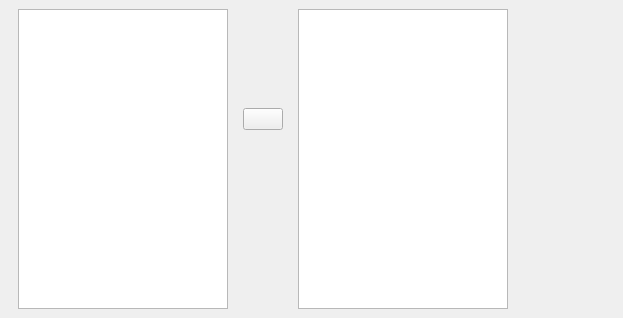
<?xml version="1.0" encoding="UTF-8"?>
<ui version="4.0">
 <class>TTestOneSample</class>
 <widget class="QWidget" name="TTestOneSample">
  <property name="geometry">
   <rect>
    <x>0</x>
    <y>0</y>
    <width>623</width>
    <height>318</height>
   </rect>
  </property>
  <property name="windowTitle">
   <string>Form</string>
  </property>
  <layout class="QGridLayout" name="gridLayout">
   <property name="leftMargin">
    <number>0</number>
   </property>
   <property name="topMargin">
    <number>0</number>
   </property>
   <property name="rightMargin">
    <number>0</number>
   </property>
   <property name="bottomMargin">
    <number>0</number>
   </property>
   <item row="0" column="0">
    <widget class="QWidget" name="widget" native="true">
     <property name="sizePolicy">
      <sizepolicy hsizetype="Fixed" vsizetype="Preferred">
       <horstretch>0</horstretch>
       <verstretch>0</verstretch>
      </sizepolicy>
     </property>
     <property name="minimumSize">
      <size>
       <width>573</width>
       <height>0</height>
      </size>
     </property>
     <layout class="QGridLayout" name="gridLayout_8">
      <item row="0" column="2">
       <widget class="BoundListView" name="main_fields">
        <property name="sizePolicy">
         <sizepolicy hsizetype="Maximum" vsizetype="Expanding">
          <horstretch>0</horstretch>
          <verstretch>0</verstretch>
         </sizepolicy>
        </property>
        <property name="minimumSize">
         <size>
          <width>0</width>
          <height>200</height>
         </size>
        </property>
        <property name="maximumSize">
         <size>
          <width>210</width>
          <height>16777215</height>
         </size>
        </property>
        <property name="selectionMode">
         <enum>QAbstractItemView::ExtendedSelection</enum>
        </property>
       </widget>
      </item>
      <item row="0" column="3">
       <widget class="QWidget" name="widget_6" native="true">
        <property name="minimumSize">
         <size>
          <width>90</width>
          <height>0</height>
         </size>
        </property>
        <layout class="QVBoxLayout" name="verticalLayout_2">
         <property name="leftMargin">
          <number>0</number>
         </property>
         <property name="topMargin">
          <number>0</number>
         </property>
         <property name="rightMargin">
          <number>0</number>
         </property>
         <property name="bottomMargin">
          <number>0</number>
         </property>
        </layout>
       </widget>
      </item>
      <item row="0" column="0">
       <widget class="AvailableFieldsListView" name="listAvailableFields">
        <property name="sizePolicy">
         <sizepolicy hsizetype="Expanding" vsizetype="Expanding">
          <horstretch>0</horstretch>
          <verstretch>0</verstretch>
         </sizepolicy>
        </property>
        <property name="minimumSize">
         <size>
          <width>0</width>
          <height>200</height>
         </size>
        </property>
        <property name="maximumSize">
         <size>
          <width>210</width>
          <height>16777215</height>
         </size>
        </property>
        <property name="selectionMode">
         <enum>QAbstractItemView::ExtendedSelection</enum>
        </property>
       </widget>
      </item>
      <item row="0" column="1">
       <widget class="QWidget" name="widget_2" native="true">
        <property name="sizePolicy">
         <sizepolicy hsizetype="Preferred" vsizetype="Maximum">
          <horstretch>0</horstretch>
          <verstretch>0</verstretch>
         </sizepolicy>
        </property>
        <layout class="QGridLayout" name="gridLayout_7">
         <item row="1" column="0">
          <spacer name="verticalSpacer_3">
           <property name="orientation">
            <enum>Qt::Vertical</enum>
           </property>
           <property name="sizeHint" stdset="0">
            <size>
             <width>20</width>
             <height>40</height>
            </size>
           </property>
          </spacer>
         </item>
         <item row="0" column="0">
          <widget class="AssignButton" name="buttonAssign_main_fields">
           <property name="minimumSize">
            <size>
             <width>0</width>
             <height>0</height>
            </size>
           </property>
           <property name="maximumSize">
            <size>
             <width>50</width>
             <height>16777215</height>
            </size>
           </property>
           <property name="text">
            <string/>
           </property>
          </widget>
         </item>
         <item row="2" column="0">
          <spacer name="verticalSpacer_4">
           <property name="orientation">
            <enum>Qt::Vertical</enum>
           </property>
           <property name="sizeHint" stdset="0">
            <size>
             <width>20</width>
             <height>40</height>
            </size>
           </property>
          </spacer>
         </item>
        </layout>
       </widget>
      </item>
     </layout>
    </widget>
   </item>
  </layout>
 </widget>
 <customwidgets>
  <customwidget>
   <class>BoundListView</class>
   <extends>QListView</extends>
   <header>widgets/boundlistview.h</header>
  </customwidget>
  <customwidget>
   <class>AssignButton</class>
   <extends>QPushButton</extends>
   <header>widgets/assignbutton.h</header>
  </customwidget>
  <customwidget>
   <class>AvailableFieldsListView</class>
   <extends>QListView</extends>
   <header>widgets/availablefieldslistview.h</header>
  </customwidget>
 </customwidgets>
 <resources/>
 <connections/>
</ui>
